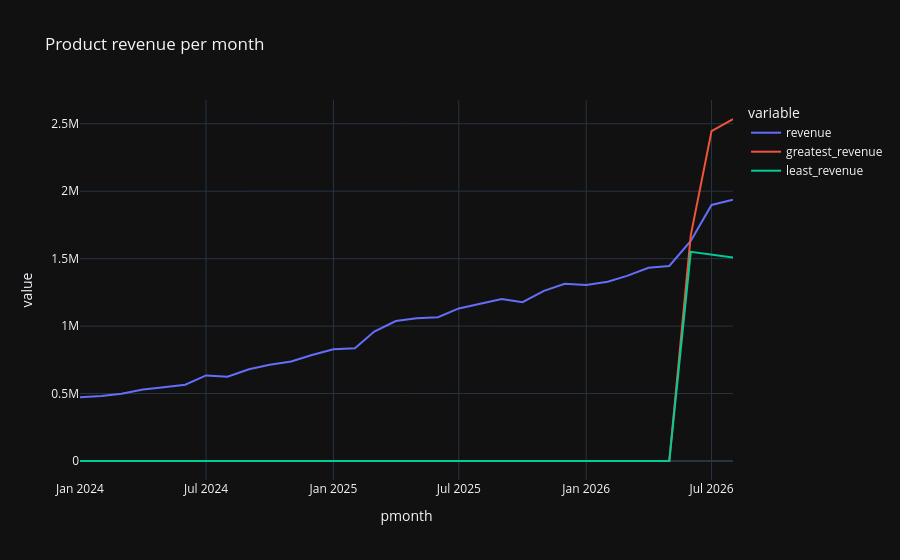

Source (notebook cell):
### Code cell
fig = px.line(
    df,
    x="pmonth",
    y=["revenue", "greatest_revenue", "least_revenue"],
    title="Product revenue per month"
)
# fig.write_image("block1_customers_by_segment.png")
fig.show()
